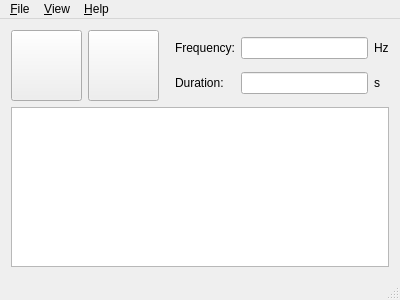
<?xml version="1.0" encoding="UTF-8"?>
<ui version="4.0">
 <class>Zenom</class>
 <widget class="QMainWindow" name="Zenom">
  <property name="geometry">
   <rect>
    <x>0</x>
    <y>0</y>
    <width>400</width>
    <height>300</height>
   </rect>
  </property>
  <property name="windowTitle">
   <string>Zenom</string>
  </property>
  <property name="windowIcon">
   <iconset resource="zenom.qrc">
    <normaloff>:/zenom/resources/logo.png</normaloff>:/zenom/resources/logo.png</iconset>
  </property>
  <widget class="QWidget" name="centralWidget">
   <layout class="QGridLayout" name="gridLayout_3">
    <item row="1" column="0" colspan="3">
     <widget class="Output" name="output">
      <property name="font">
       <font>
        <pointsize>10</pointsize>
       </font>
      </property>
     </widget>
    </item>
    <item row="0" column="0" colspan="2">
     <layout class="QGridLayout" name="gridLayout">
      <item row="0" column="0">
       <widget class="QPushButton" name="startButton">
        <property name="sizePolicy">
         <sizepolicy hsizetype="Fixed" vsizetype="Fixed">
          <horstretch>0</horstretch>
          <verstretch>0</verstretch>
         </sizepolicy>
        </property>
        <property name="minimumSize">
         <size>
          <width>71</width>
          <height>71</height>
         </size>
        </property>
        <property name="text">
         <string/>
        </property>
       </widget>
      </item>
      <item row="0" column="1">
       <widget class="QPushButton" name="stopButton">
        <property name="sizePolicy">
         <sizepolicy hsizetype="Fixed" vsizetype="Fixed">
          <horstretch>0</horstretch>
          <verstretch>0</verstretch>
         </sizepolicy>
        </property>
        <property name="minimumSize">
         <size>
          <width>71</width>
          <height>71</height>
         </size>
        </property>
        <property name="text">
         <string/>
        </property>
       </widget>
      </item>
     </layout>
    </item>
    <item row="0" column="2">
     <layout class="QGridLayout" name="gridLayout_2">
      <property name="leftMargin">
       <number>10</number>
      </property>
      <item row="1" column="0">
       <widget class="QLabel" name="durationLabel">
        <property name="text">
         <string>Duration:</string>
        </property>
       </widget>
      </item>
      <item row="1" column="1">
       <widget class="QLineEdit" name="duration"/>
      </item>
      <item row="0" column="1">
       <widget class="QLineEdit" name="frequency"/>
      </item>
      <item row="0" column="0">
       <widget class="QLabel" name="frequencyLabel">
        <property name="text">
         <string>Frequency:</string>
        </property>
       </widget>
      </item>
      <item row="0" column="2">
       <widget class="QLabel" name="frequencyAbb">
        <property name="toolTip">
         <string>Hertz</string>
        </property>
        <property name="text">
         <string>Hz</string>
        </property>
       </widget>
      </item>
      <item row="1" column="2">
       <widget class="QLabel" name="durationAbb">
        <property name="toolTip">
         <string>Second</string>
        </property>
        <property name="text">
         <string>s</string>
        </property>
       </widget>
      </item>
     </layout>
    </item>
   </layout>
  </widget>
  <widget class="QMenuBar" name="menuBar">
   <property name="geometry">
    <rect>
     <x>0</x>
     <y>0</y>
     <width>400</width>
     <height>25</height>
    </rect>
   </property>
   <widget class="QMenu" name="menu_File">
    <property name="title">
     <string>&amp;File</string>
    </property>
    <widget class="QMenu" name="menuRecent_P_rojects">
     <property name="title">
      <string>Recent &amp;Projects</string>
     </property>
     <addaction name="actionClear_Recent_Projects_Menu"/>
    </widget>
    <addaction name="actionOpen_Project"/>
    <addaction name="actionSave_Project"/>
    <addaction name="separator"/>
    <addaction name="actionReload"/>
    <addaction name="separator"/>
    <addaction name="actionExport_as_Matlab"/>
    <addaction name="separator"/>
    <addaction name="menuRecent_P_rojects"/>
    <addaction name="separator"/>
    <addaction name="actionExit"/>
   </widget>
   <widget class="QMenu" name="menu_View">
    <property name="title">
     <string>&amp;View</string>
    </property>
    <addaction name="actionWatch"/>
    <addaction name="actionPlot"/>
    <addaction name="actionScene"/>
    <addaction name="separator"/>
    <addaction name="actionCamera"/>
   </widget>
   <widget class="QMenu" name="menu_Help">
    <property name="title">
     <string>&amp;Help</string>
    </property>
    <addaction name="action_Contents"/>
    <addaction name="separator"/>
    <addaction name="action_About_zenom"/>
   </widget>
   <addaction name="menu_File"/>
   <addaction name="menu_View"/>
   <addaction name="menu_Help"/>
  </widget>
  <widget class="QStatusBar" name="statusBar"/>
  <action name="actionOpen_Project">
   <property name="text">
    <string>&amp;Open Project...</string>
   </property>
   <property name="shortcut">
    <string>Ctrl+O</string>
   </property>
  </action>
  <action name="actionSave_Project">
   <property name="text">
    <string>&amp;Save</string>
   </property>
   <property name="shortcut">
    <string>Ctrl+S</string>
   </property>
  </action>
  <action name="actionExit">
   <property name="text">
    <string>E&amp;xit</string>
   </property>
   <property name="shortcut">
    <string>Ctrl+Q</string>
   </property>
  </action>
  <action name="actionWatch">
   <property name="text">
    <string>&amp;Watch...</string>
   </property>
  </action>
  <action name="actionReload">
   <property name="text">
    <string>&amp;Reload</string>
   </property>
  </action>
  <action name="actionScene">
   <property name="text">
    <string>&amp;Scene</string>
   </property>
  </action>
  <action name="actionPlot">
   <property name="text">
    <string>&amp;Plot</string>
   </property>
  </action>
  <action name="action_Contents">
   <property name="text">
    <string>&amp;Contents</string>
   </property>
   <property name="shortcut">
    <string>F1</string>
   </property>
  </action>
  <action name="action_About_zenom">
   <property name="text">
    <string>&amp;About...</string>
   </property>
  </action>
  <action name="actionExport_as_Matlab">
   <property name="text">
    <string>Export as Matlab...</string>
   </property>
  </action>
  <action name="actionClear_Recent_Projects_Menu">
   <property name="text">
    <string>Clear Menu</string>
   </property>
  </action>
  <action name="actionCamera">
   <property name="text">
    <string>Camera</string>
   </property>
  </action>
 </widget>
 <layoutdefault spacing="6" margin="11"/>
 <customwidgets>
  <customwidget>
   <class>Output</class>
   <extends>QPlainTextEdit</extends>
   <header>widget/output.h</header>
  </customwidget>
 </customwidgets>
 <resources>
  <include location="zenom.qrc"/>
 </resources>
 <connections/>
</ui>
